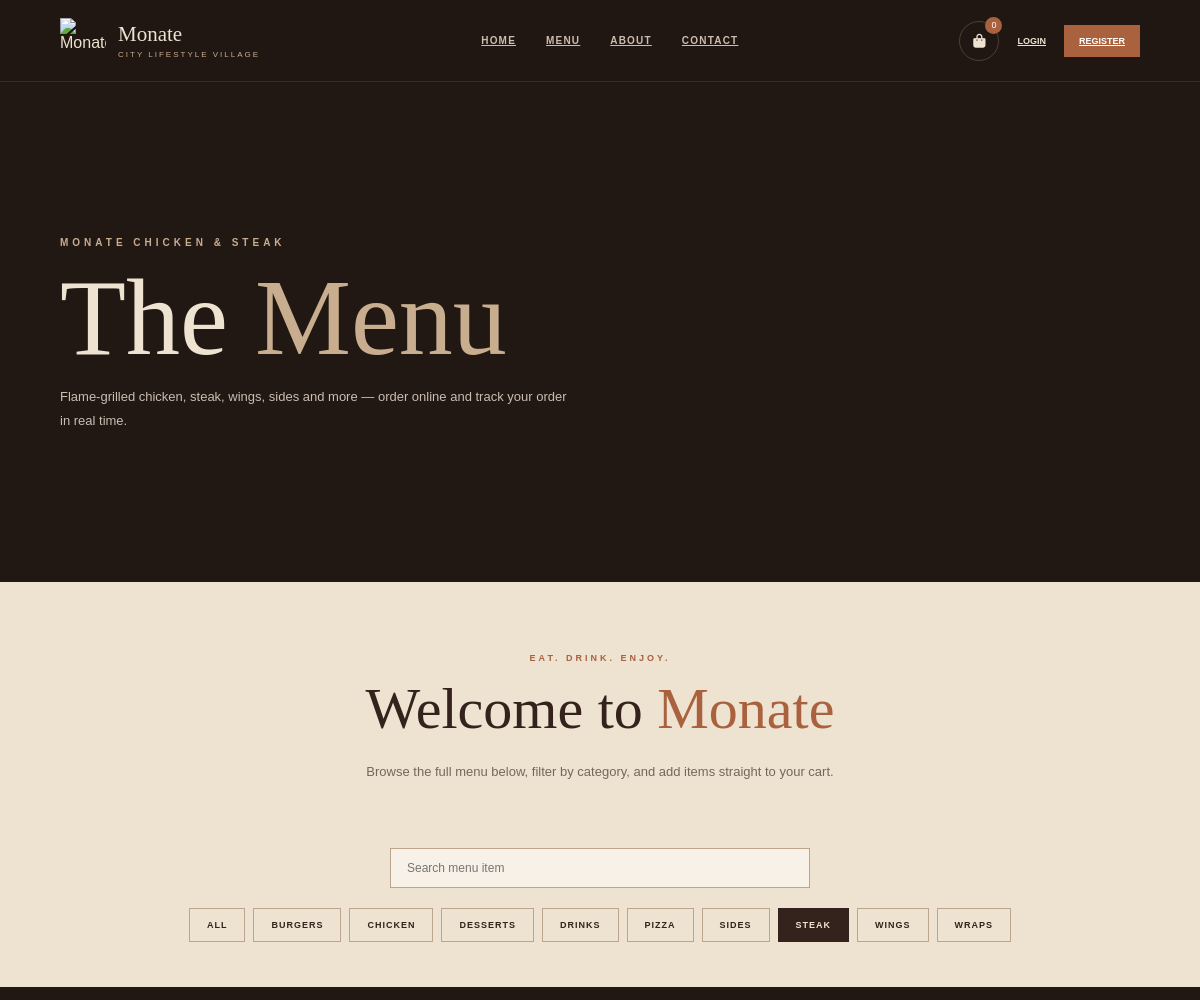
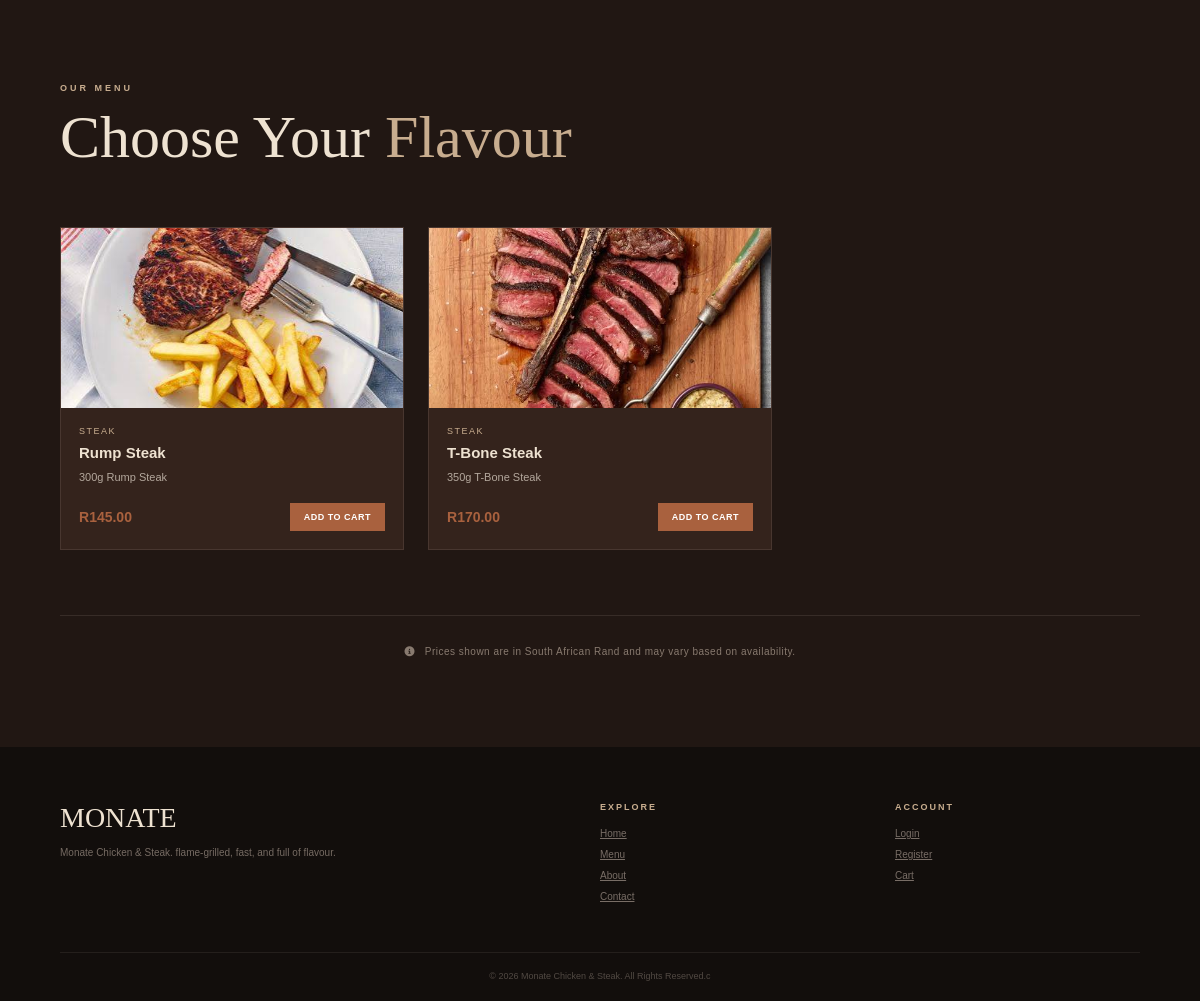
/menu.php?category=2, run on the app's committed database (2 pictures, top to bottom).
### tables this page shows
CREATE TABLE IF NOT EXISTS `categories` (
  `category_id` int(11) NOT NULL AUTO_INCREMENT,
  `category_name` varchar(100) NOT NULL,
  PRIMARY KEY (`category_id`)
);

CREATE TABLE IF NOT EXISTS `menu_items` (
  `menu_id` int(11) NOT NULL AUTO_INCREMENT,
  `category_id` int(11) NOT NULL,
  `item_name` varchar(100) NOT NULL,
  `description` mediumtext DEFAULT NULL,
  `price` decimal(10,2) NOT NULL,
  `image` varchar(255) DEFAULT NULL,
  `available` enum('Yes','No') DEFAULT 'Yes',
  PRIMARY KEY (`menu_id`),
  KEY `category_id` (`category_id`)
);

### menu.php (the view, shortened to what this page needs)
<?php
include("db.php");
$categories = [];
$catResult = mysqli_query($conn, "SELECT category_id, category_name FROM categories ORDER BY category_name");
if ($catResult) {
    while ($row = mysqli_fetch_assoc($catResult)) {
        $categories[] = $row;
    }
}
$selectedCategory = isset($_GET['category']) ? (int) $_GET['category'] : 0;
$searchTerm = isset($_GET['q']) ? trim($_GET['q']) : "";
$sql = "SELECT m.menu_id, m.item_name, m.description, m.price, m.image, c.category_name
        FROM menu_items m
        JOIN categories c ON m.category_id = c.category_id
        WHERE m.available = 'Yes'";
$params = [];
$types = "";
if ($selectedCategory > 0) {
    $sql .= " AND m.category_id = ?";
    $params[] = $selectedCategory;
    $types .= "i";
}
$sql .= " ORDER BY c.category_name, m.item_name";
$stmt = mysqli_prepare($conn, $sql);
if (!empty($params)) {
    mysqli_stmt_bind_param($stmt, $types, ...$params);
}
mysqli_stmt_execute($stmt);
$menuResult = mysqli_stmt_get_result($stmt);
$menuItems = [];
while ($row = mysqli_fetch_assoc($menuResult)) {
    $menuItems[] = $row;
}
$cartCount = 0;
?>
<!DOCTYPE html>
<html lang="en">
<head>
<link rel="stylesheet"
href="https://cdnjs.cloudflare.com/ajax/libs/font-awesome/6.7.2/css/all.min.css">
</head>
<body>
<header>
<div class="logo">
<img src="images/logo.png" alt="Monate">
<h2>Monate<span>City Lifestyle Village</span></h2>
</div>
<nav>
<a href="index.php">Home</a>
<a href="menu.php">Menu</a>
<a href="about.php">About</a>
<a href="contact.php">Contact</a>
</nav>
<div class="right">
<a href="cart.php" class="cart">
<i class="fas fa-shopping-bag"></i>
<span><?php echo (int) $cartCount; ?></span>
</a>
<?php if (isset($_SESSION['user_id'])): ?>
<a href="profile.php" class="login">Account</a>
<a href="logout.php" class="register">Logout</a>
<?php else: ?>
<a href="login.php" class="login">Login</a>
<a href="register.php" class="register">Register</a>
<?php endif; ?>
</div>
</header>
<section class="menu-hero">
<div class="menu-hero-content">
<small>Monate Chicken & Steak</small>
<h1>The <span>Menu</span></h1>
<p>Flame-grilled chicken, steak, wings, sides and more — order online and track your order in real time.</p>
</div>
</section>
<section class="intro">
<small>Eat. Drink. Enjoy.</small>
<h2>Welcome to <span>Monate</span></h2>
<p>Browse the full menu below, filter by category, and add items straight to your cart.</p>
</section>
<section class="filter-wrapper">
<div class="filter-inner">
<form method="GET" action="menu.php" class="search-row">
    <input type="text" name="q" placeholder="Search menu item"
        value="<?php echo htmlspecialchars($searchTerm); ?>">
</form>
<div class="categories">
    <a href="menu.php<?php echo $searchTerm !== '' ? '?q=' . urlencode($searchTerm) : ''; ?>"
       class="category <?php echo $selectedCategory === 0 ? 'active' : ''; ?>">
       All
    </a>
    <?php foreach ($categories as $cat): ?>
        <a href="menu.php?category=<?php echo $cat['category_id']; ?><?php echo $searchTerm !== '' ? '&q=' . urlencode($searchTerm) : ''; ?>"
           class="category <?php echo $selectedCategory === (int) $cat['category_id'] ? 'active' : ''; ?>">
           <?php echo htmlspecialchars($cat['category_name']); ?>
        </a>
    <?php endforeach; ?>
</div>
</div>
</section>
<section class="menu-gallery" id="all">
<div class="gallery-container">
<div class="gallery-heading">
<small>Our Menu</small>
<h2>Choose Your <span>Flavour</span></h2>
</div>
<?php if (empty($menuItems)): ?>
    <div class="no-results">No menu items match your search.</div>
<?php else: ?>
<div class="dish-grid">
<?php foreach ($menuItems as $item): ?>
<div class="dish-card">
    <div class="dish-image" style="background-image: url('images/menu-items/<?php echo rawurlencode($item['image']); ?>');"></div>
    <div class="dish-body">
        <div class="dish-category"><?php echo htmlspecialchars($item['category_name']); ?></div>
        <div class="dish-name"><?php echo htmlspecialchars($item['item_name']); ?></div>
        <div class="dish-desc"><?php echo htmlspecialchars($item['description']); ?></div>
        <div class="dish-footer">
            <span class="dish-price">R<?php echo number_format($item['price'], 2); ?></span>
            <form method="POST" action="menu.php<?php echo $selectedCategory > 0 ? '?category=' . $selectedCategory : ''; ?>">
                <button type="submit" name="add_to_cart">Add to Cart</button>
            </form>
        </div>
    </div>
</div>
<?php endforeach; ?>
</div>
<?php endif; ?>
<div class="menu-note">
<i class="fa-solid fa-circle-info"></i>
&nbsp;
Prices shown are in South African Rand and may vary based on availability.
</div>
</div>
</section>
<footer>
<div class="footer-content">
<div class="footer-brand">
<h2>MONATE</h2>
<p>Monate Chicken & Steak. flame-grilled, fast, and full of flavour.</p>
</div>
<div class="footer-column">
<h4>Explore</h4>
<a href="index.php">Home</a>
<a href="menu.php">Menu</a>
<a href="about.php">About</a>
<a href="contact.php">Contact</a>
</div>
<div class="footer-column">
<h4>Account</h4>
<a href="login.php">Login</a>
<a href="register.php">Register</a>
<a href="cart.php">Cart</a>
</div>
</div>
<div class="footer-bottom">
© <?php echo date("Y"); ?> Monate Chicken & Steak. All Rights Reserved.c</footer>
</body>
</html>

### data on the page
categories: category_name "BURGERS"
categories: category_name "CHICKEN"
categories: category_name "DESSERTS"
categories: category_name "DRINKS"
categories: category_name "PIZZA"
categories: category_name "SIDES"
categories: category_name "STEAK"
categories: category_name "WINGS"
categories: category_name "WRAPS"
menu_items: image (picture), category.category_name "STEAK", item_name "Rump Steak", description "300g Rump Steak", price "145.00"
menu_items: image (picture), category.category_name "STEAK", item_name "T-Bone Steak", description "350g T-Bone Steak", price "170.00"

### other printed values
$cartCount "0"
